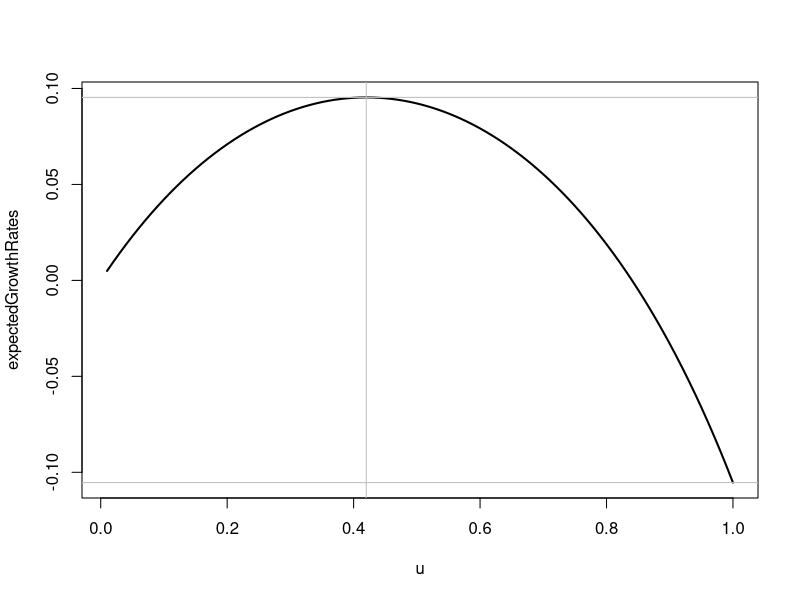

Write the R code that produced this figure.
u = seq(1,100)/100 #fractions
expectedGrowthRates = 0.5*(log(1 + 1.7*u) + log(1 - 0.7*u))
plot(u, expectedGrowthRates, type="l", lwd=2)
abline(v=0.42, col="grey")
abline(h=expectedGrowthRates[42], col="grey")
abline(h=expectedGrowthRates[100], col="grey")
which.max(expectedGrowthRates)